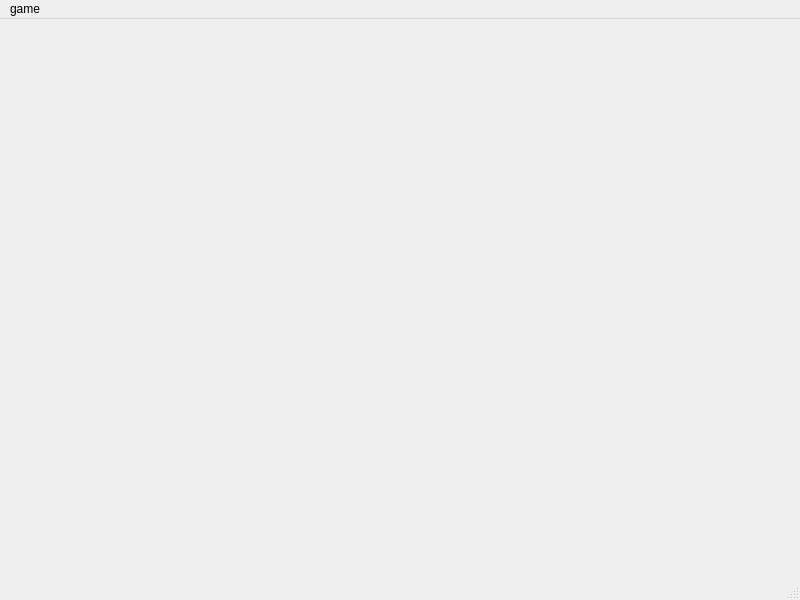
<?xml version="1.0" encoding="UTF-8"?>
<ui version="4.0">
 <class>MainWindow</class>
 <widget class="QMainWindow" name="MainWindow">
  <property name="geometry">
   <rect>
    <x>0</x>
    <y>0</y>
    <width>800</width>
    <height>600</height>
   </rect>
  </property>
  <property name="windowTitle">
   <string>MainWindow</string>
  </property>
  <widget class="QWidget" name="centralwidget"/>
  <widget class="QMenuBar" name="menubar">
   <property name="geometry">
    <rect>
     <x>0</x>
     <y>0</y>
     <width>800</width>
     <height>25</height>
    </rect>
   </property>
   <widget class="QMenu" name="menugame">
    <property name="title">
     <string>game</string>
    </property>
   </widget>
   <addaction name="menugame"/>
  </widget>
  <widget class="QStatusBar" name="statusbar"/>
 </widget>
 <resources/>
 <connections/>
</ui>
